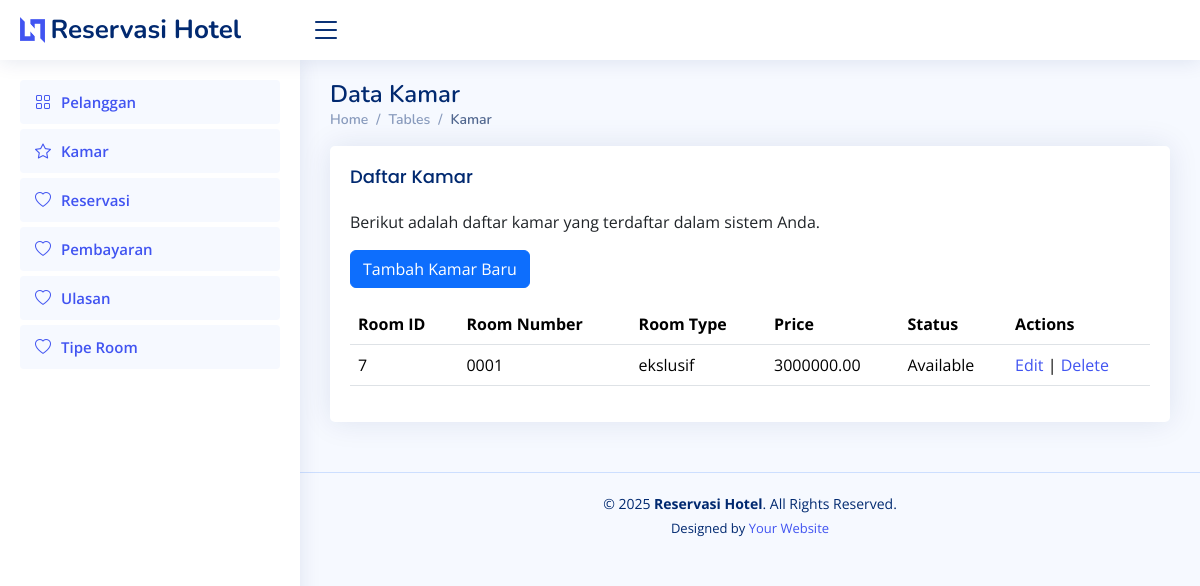
The app's page /pages/kamar_list.php, older data.
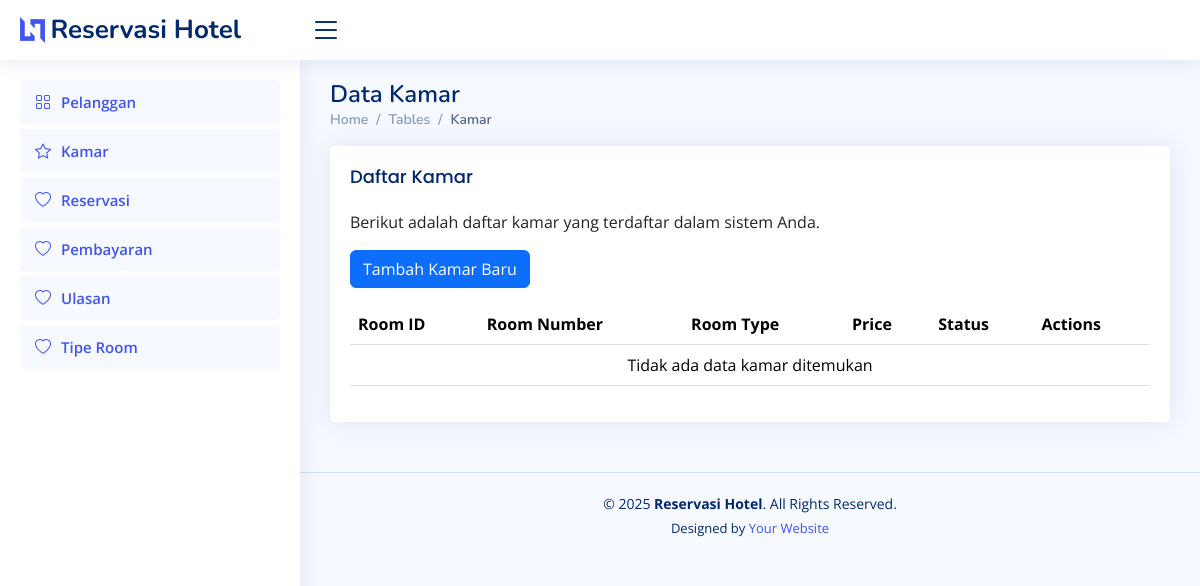
The same page, newer data.
### tables this page shows
CREATE TABLE `kamar` (
  `RoomID` int(11) NOT NULL,
  `RoomNumber` varchar(10) NOT NULL,
  `RoomTypeID` int(11) NOT NULL,
  `Price` decimal(10,2) NOT NULL,
  `Status` enum('Available','Occupied','Maintenance') DEFAULT 'Available'
);

CREATE TABLE `roomtype` (
  `RoomTypeID` int(11) NOT NULL,
  `RoomType` varchar(100) NOT NULL,
  `DefaultPrice` decimal(10,2) NOT NULL
);

### pages/kamar_list.php (the view, shortened to what this page needs)
<?php include('../includes/db_connect.php'); ?>
<!DOCTYPE html>
<html lang="en">
<?php include('../includes/header.php'); ?>
<body>
  <main id="main" class="main">
    <div class="pagetitle">
      <h1>Data Kamar</h1>
      <nav>
        <ol class="breadcrumb">
          <li class="breadcrumb-item"><a href="index.html">Home</a></li>
          <li class="breadcrumb-item">Tables</li>
          <li class="breadcrumb-item active">Kamar</li>
        </ol>
      </nav>
    </div>
    <section class="section">
      <div class="row">
        <div class="col-lg-12">
          <div class="card">
            <div class="card-body">
              <h5 class="card-title">Daftar Kamar</h5>
              <p>Berikut adalah daftar kamar yang terdaftar dalam sistem Anda.</p>
              <a href="kamar_create.php" class="btn btn-primary mb-3">Tambah Kamar Baru</a>
              <table class="table datatable">
                <thead>
                  <tr>
                    <th>Room ID</th>
                    <th>Room Number</th>
                    <th>Room Type</th>
                    <th>Price</th>
                    <th>Status</th>
                    <th>Actions</th>
                  </tr>
                </thead>
                <tbody>
                  <?php
                  $sql = "SELECT k.RoomID, k.RoomNumber, k.RoomTypeID, k.Price, k.Status, t.RoomType
                          FROM kamar k
                          JOIN roomtype t ON k.RoomTypeID = t.RoomTypeID";
                  $result = $conn->query($sql);
                  if ($result->num_rows > 0) {
                    while ($row = $result->fetch_assoc()) {
                      echo "<tr>
                              <td>{$row['RoomID']}</td>
                              <td>{$row['RoomNumber']}</td>
                              <td>{$row['RoomType']}</td>
                              <td>{$row['Price']}</td>
                              <td>{$row['Status']}</td>
                              <td>
                                <a href='kamar_edit.php?id={$row['RoomID']}'>Edit</a> |
                                <a href='kamar_delete.php?id={$row['RoomID']}'>Delete</a>
                              </td>
                            </tr>";
                    }
                  } else {
                    echo "<tr><td colspan='6' class='text-center'>Tidak ada data kamar ditemukan</td></tr>";
                  }
                  ?>
                </tbody>
              </table>
            </div>
          </div>
        </div>
      </div>
    </section>
  </main>
  <?php include('../includes/footer.php'); ?>
</body>
</html>

Row changes from the older to the newer data that the page shows:
removed kamar: RoomID "7", RoomNumber "0001", RoomTypeID.RoomType "ekslusif", Price "3000000.00", Status "Available"
Text that changed along with them:
text now shown: "Tidak ada data kamar ditemukan"
